Frame 1 (no input): blank canvas, image omitted
Frame 60 (the mouse pressed at the canvas centre just before this capture): blank canvas, image omitted
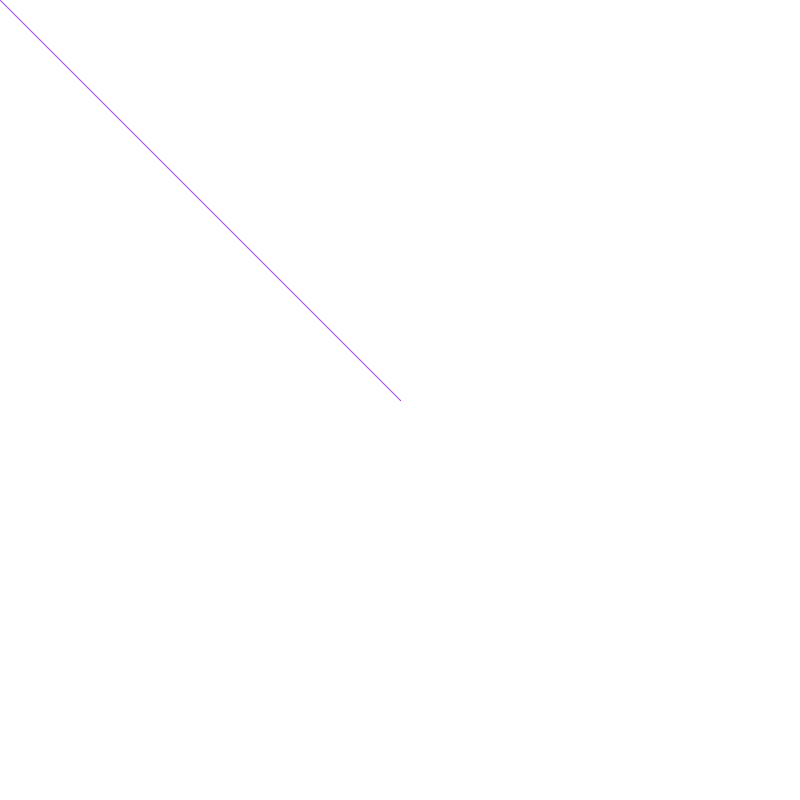
Frame 120 (the mouse held since frame 60 and released just before this capture)

The Processing sketch whose frames 1 and 60 were blank and that drew this single picture after the mouse press (run headless with seeded random() and noise(); from frame 60 on, the mouse is pressed at the canvas centre):

// Processing sketch: drawing_example
// ── drawing_example.pde
float thickness=1;
float red = 255;
float green = 255;
float blue = 255;

void setup() {
  size(800, 800);
  background(255);
}

void draw() {
  strokeWeight(thickness);
  fill(0);
  stroke(red, green, blue);
  if (mousePressed) {
    line(mouseX, mouseY, pmouseX, pmouseY);
  }
}
void mousePressed(){
    red = random(255);
    green = random(255);
    blue = random(255);
}
void keyPressed(){
    if (key==CODED){
    if(keyCode==UP){
      thickness= thickness+1;
    }
    if (keyCode==DOWN){
      thickness= thickness-1;
    }
  }
}
